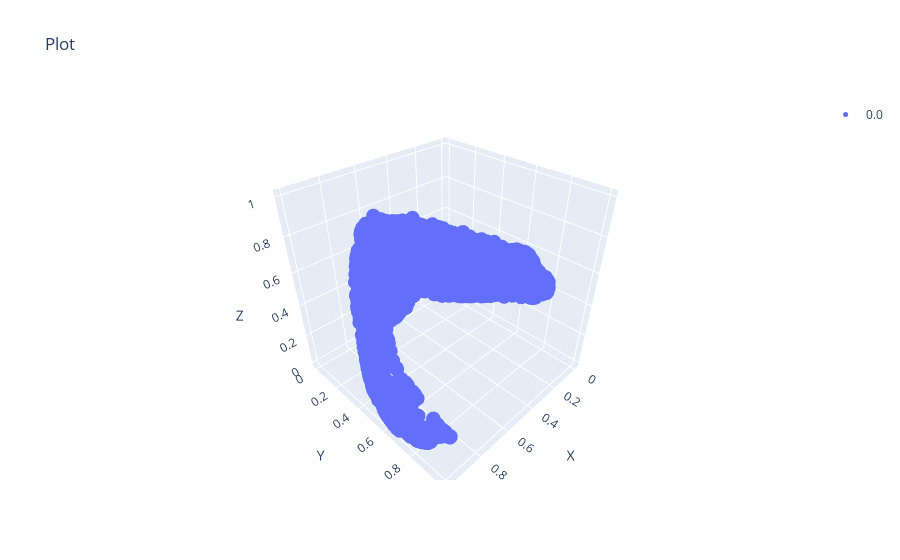

The code cell stored with this chart in its notebook:
### Code cell
scatter(data_dict0['phate'], s=5, rescale=True)

### Figure 1 — Plotly figure (JSON) as saved in the notebook; plotly's stock layout.template omitted (floating-point values rounded to 4 significant figures; data arrays with more than 128 entries replaced by an {"elided": "..."} marker saying what was removed)
{"data": [{"marker": {"color": 0, "colorscale": [[0, "#440154"], [0.1111, "#482878"], [0.2222, "#3e4989"], [0.3333, "#31688e"], [0.4444, "#26828e"], [0.5556, "#1f9e89"], [0.6667, "#35b779"], [0.7778, "#6ece58"], [0.8889, "#b5de2b"], [1, "#fde725"]], "opacity": 1, "size": 5}, "mode": "markers", "name": "0.0", "type": "scatter3d", "x": {"elided": "2000 float values"}, "y": {"elided": "2000 float values"}, "z": {"elided": "2000 float values"}}], "layout": {"scene": {"xaxis": {"title": {"text": "X"}}, "yaxis": {"title": {"text": "Y"}}, "zaxis": {"title": {"text": "Z"}}}, "showlegend": true, "title": {"text": "Plot"}}}
